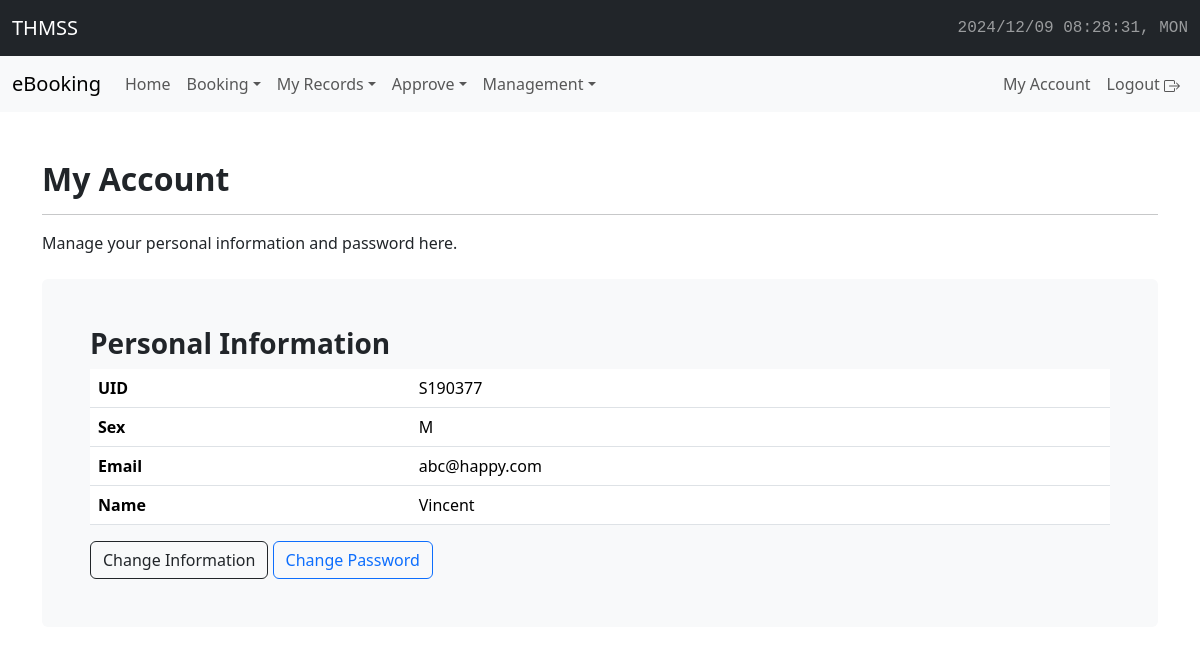
/account (signed in), run on an earlier commit of the app's database.
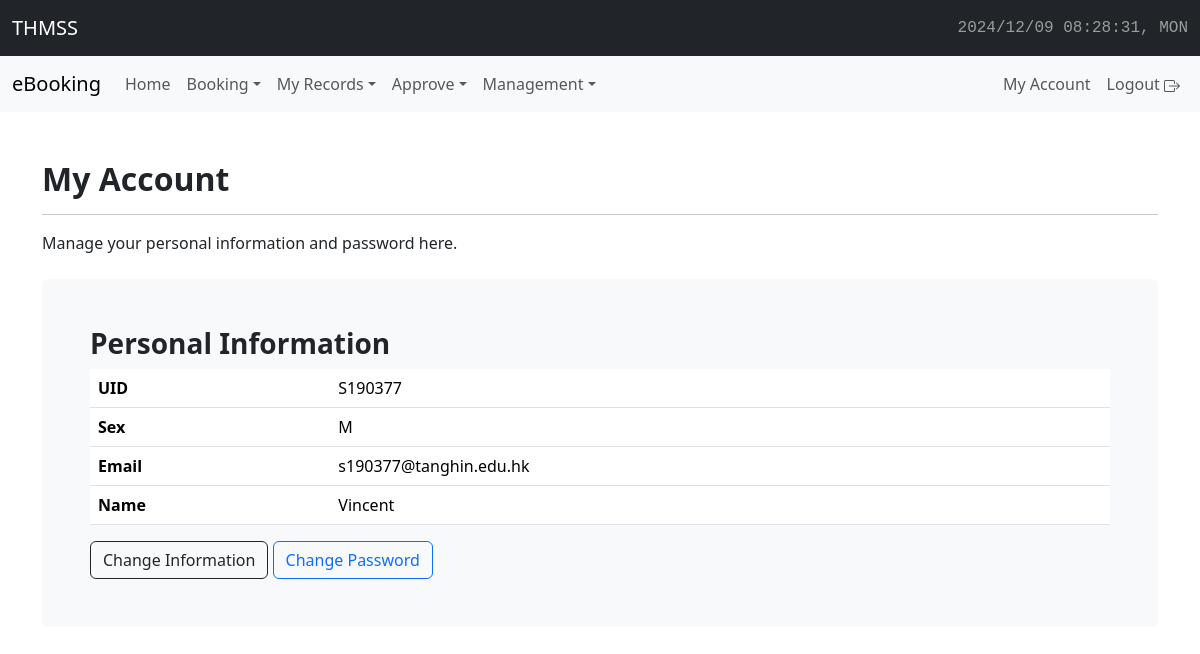
And on a later commit of the database.
### tables this page shows
CREATE TABLE "user" (
	"UID"	VARCHAR(7) NOT NULL,
	"PASSWORD"	VARCHAR(255) NOT NULL,
	"ROLE"	VARCHAR(255) NOT NULL,
	"SEX"	CHAR(1) NOT NULL,
	"EMAIL"	VARCHAR(255) NOT NULL,
	"UNAME"	VARCHAR(255) NOT NULL,
	CONSTRAINT "pk_user" PRIMARY KEY("UID"),
	CONSTRAINT "rolesuser" FOREIGN KEY("ROLE") REFERENCES "roles"("ROLE") ON UPDATE CASCADE ON DELETE NO ACTION
);

### app/helpers.py (the view)
        def decorator(*args, **kwargs):
            if not sessionValidity(session):
                flask.abort(401)        #401 unauthorized
            permission_li = role_permissions(uid = session["UID"])
            if permission is not None:
                required_permission = permission.format(
                    *map(lambda x: x.upper(), kwargs.values())
                    )
                if not permission_li[required_permission]:
                    flask.abort(403)    #403 Forbidden
            if role is not None:
                if permission_li[SCHEMA["roles"].primaryKey] != role:
                    flask.abort(403)    #403 Forbidden
            kwargs["permission"] = permission_li
            return func(*args, **kwargs)

### app/blueprints/myAccount.py (called while the page is built)
@blueprint.route('/account', methods = ["GET"])
@verifySession(flask.session)
def account(permission):
    data = get_by_primary_key('user',
                              flask.session["UID"],
                              ('UID', 'SEX', 'EMAIL', 'UNAME'))
    return flask.render_template('account.html',
                                 data = data,
                                 permission = permission,
                                 tz = TIME_ZONE)

### app/helpers.py (called while the page is built)
def get_by_primary_key(table: str,
                       primary_key,
                       required_field: Union[str, list]="*",
                       **args):
    rtn = sql(f"""SELECT {required_field if type(required_field) is str else ','.join(required_field)} FROM {table}
               WHERE {SCHEMA[table].primaryKey} = ?""",
               primary_key, **args
               ).result[0]
    return rtn[0] if type(required_field) is str else rtn

def sessionValidity(session):
    if 'UID' not in session:
        return False
    try:
        get_by_primary_key("user", session['UID'])
    except:
        return False
    return True

def role_permissions(uid = None,role = None):
    if uid:
        result = sql("""SELECT * FROM roles
                        WHERE ROLE = (SELECT ROLE FROM user WHERE UID = ?)
                        """, uid)
    if role:
        result = sql("""SELECT * FROM roles
                        WHERE ROLE = ?
                        """, role)
    permissions = {}
    field = result.field
    for i in range(len(field)):
        permissions[field[i]] = result.result[0][i]
    return permissions

### app/templates/account.html (shortened to what this page needs)
<html>
    <head>
        {% include "/header.html" %}
    </head>
    <body>
        {% include "/top_navigation.html" %}
        <div class="container mt-5">
            <h2 class="fw-bold">
                <a class="text-decoration-none text-dark" href="/account">My Account</a>
            </h2>
            <hr>
            <p>
                Manage your personal information and password here.
            </p>
            <div class="mt-4 p-5 bg-light rounded">
                <h3 class="fw-bold">
                    Personal Information
                </h3>
                <table class="table">
                    <tr>
                        <td><strong>UID</strong></td>
                        <td>{{ data[0] }}</td>
                    </tr>
                    <tr>
                        <td><strong>Sex</strong></td>
                        <td class="SEX">{{ data[1] }}</td>
                    </tr>
                    <tr>
                        <td><strong>Email</strong></td>
                        <td class="EMAIL">{{ data[2] }}</td>
                    </tr>
                    <tr>
                        <td><strong>Name</strong></td>
                        <td class="NAME">{{ data[3] }}</td>
                    </tr>
                </table>
                <button class="btn btn-outline-dark change" name="info">Change Information</button>
                <button class="btn btn-outline-primary change" name="pass">Change Password</button>
            </div>
        </div>
    </body>
</html>

### app/templates/header.html (shortened to what this page needs)
<link href="https://cdn.jsdelivr.net/npm/bootstrap@5.3.3/dist/css/bootstrap.min.css" rel="stylesheet">
<link rel="stylesheet" href="https://cdn.datatables.net/2.1.6/css/dataTables.dataTables.min.css">

### app/templates/top_navigation.html (shortened to what this page needs)
<div class="sticky-top">
    <nav class="navbar navbar-expand-sm bg-dark navbar-dark">
        <div class="container-fluid">
            <a class="navbar-brand" href="/">THMSS</a>
            <span class="navbar-text ms-auto" id="datetime" style="font-family: 'Consolas', 'Courier New', monospace;"></span>
        </div>
    </nav>
    <nav class="navbar navbar-expand-lg bg-light navbar-light">
        <div class="container-fluid">
            <a class="navbar-brand" href="/">eBooking</a>
            <div class="collapse navbar-collapse" id="collapsibleNavbar">
                <ul class="navbar-nav me-auto">
                    <li class="nav-item">
                        <a class="nav-link" href="/home">Home</a>
                    </li>
                    <li class="nav-item dropdown">
                        <a class="nav-link dropdown-toggle" role="button" data-bs-toggle="dropdown">Booking</a>
                    </li>
                    <li class="nav-item dropdown">
                        <a class="nav-link dropdown-toggle" role="button" data-bs-toggle="dropdown">My Records</a>
                    </li>
                    {% if permission["EDITROOM_RECORD"] or permission["EDITFACILITY_RECORD"] %}
                    <li class="nav-item dropdown">
                        <a class="nav-link dropdown-toggle" role="button" data-bs-toggle="dropdown">Approve</a>
                    </li>
                    {% endif %}
                    {% set table = ["facility", "facility_record", "roles", "room", "room_record", "school_category", "school_unit", "user"] %}
                    {% set flag = [] %}
                    {% for i in table %}
                        {% if permission["EDIT"+i.upper()]%}
                            {% if flag|length == 0 %}
                                <li class="nav-item dropdown">
                                    <a class="nav-link dropdown-toggle" role="button" data-bs-toggle="dropdown">Management</a>
                            {% endif %}
                        {% endif %}
                    {% endfor %}
                    {% if flag|length %}
                        </li>
                    {% endif %}
                </ul>
                <ul class="navbar-nav ms-auto">
                    <li class="nav-item">
                        <a class="nav-link" href="/account">My Account</a>
                    </li>
                    <li class="nav-item">
                        <a class="nav-link" href="/logout">
                            Logout
                        </a>
                    </li>
                </ul>
            </div>
        </div>
    </nav>
</div>

What changed in the data, as far as the page shows it:
changed user "Vincent": EMAIL "abc@happy.com" → "s190377@tanghin.edu.hk"
